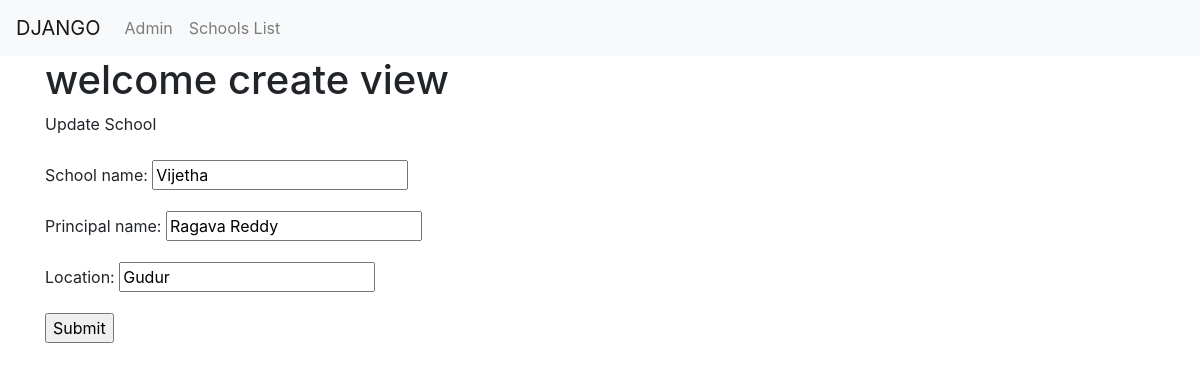
Page /first_app/update_view/1/ on the committed database.
### first_app/models.py (models this page shows, shortened)
class Schools(models.Model):
    school_name = models.CharField(max_length=256)
    principal_name = models.CharField(max_length=256)
    location = models.CharField(max_length=256)

### first_app/views.py (the view)
# urls.py: url(r'^update_view/(?P<pk>\d+)/$', views.SchoolUpdateView.as_view(),name='update_view'),
class SchoolUpdateView(UpdateView):
    fields = ('school_name','principal_name','location')
    model = models.Schools

### first_app/templates/first_app/schools_form.html (shortened to what this page needs)
{% extends "first_app/basic_app_base.html" %}
{% block html_block%}
	<h1>welcome create view</h1>
	{%if not form.instance.pk%}
		Create School
	{%else%}
		Update School
	{% endif %}
	<br><br>
	<form method="POST">
		{{ form.as_p }}
		<input type="submit" name="Submit">
	</form>
{% endblock %}

### rows in the picture
Schools: school_name "Vijetha", principal_name "Ragava Reddy", location "Gudur"
